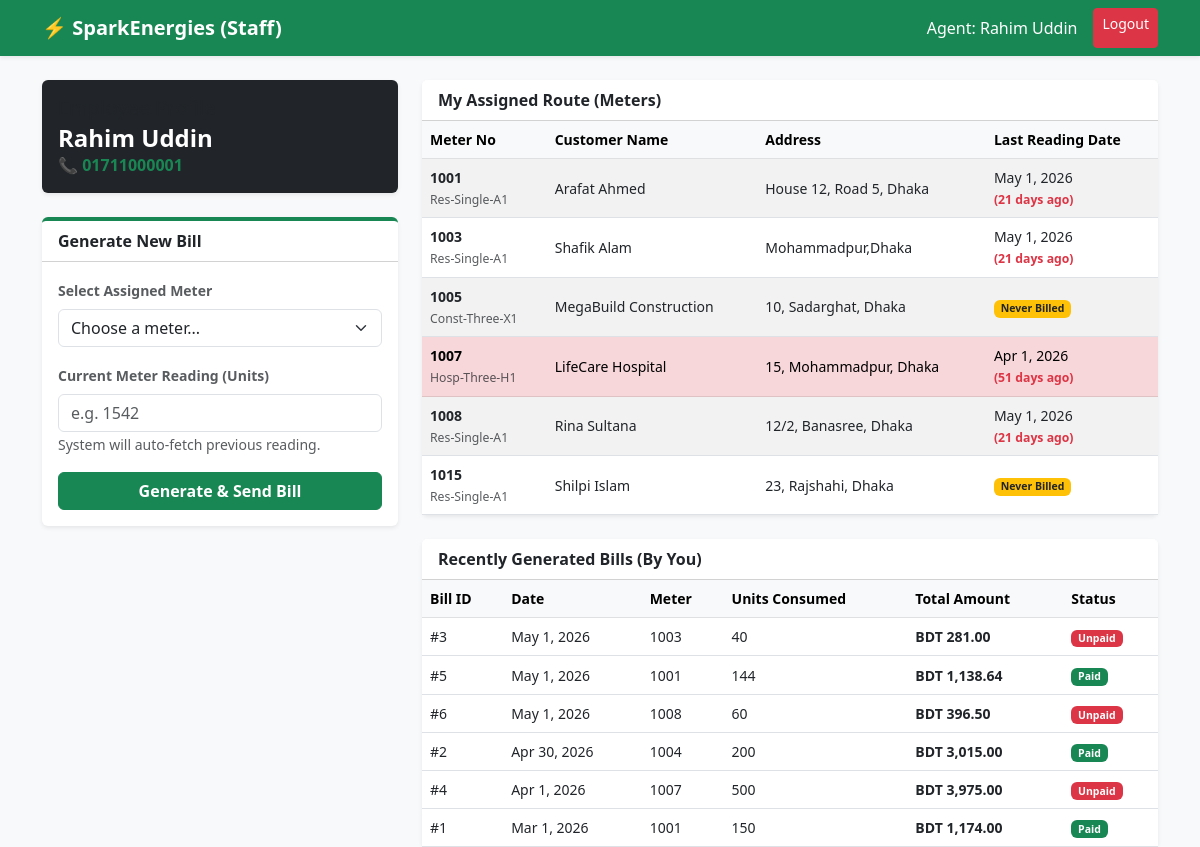
Page /employee_dashboard.php (signed in) on the committed database.
### tables this page shows
CREATE TABLE `employee` (
  `Employee_id` int(11) NOT NULL,
  `Name` varchar(100) NOT NULL,
  `Phone` varchar(20) NOT NULL,
  `Password` varchar(255) NOT NULL
);

CREATE TABLE `meter` (
  `Meter_no` int(11) NOT NULL,
  `Model_name` varchar(50) DEFAULT NULL,
  `Meter_status` varchar(20) DEFAULT 'Available',
  `Customer_id` int(11) DEFAULT NULL,
  `Employee_id` int(11) DEFAULT NULL
);

CREATE TABLE `customer` (
  `Customer_id` int(11) NOT NULL,
  `Name` varchar(100) NOT NULL,
  `Phone` varchar(20) NOT NULL,
  `Email` varchar(100) NOT NULL,
  `Password` varchar(255) NOT NULL,
  `Address` varchar(255) NOT NULL,
  `Installation_date` date DEFAULT NULL,
  `Customer_type` varchar(50) NOT NULL,
  `Balance` decimal(10,2) DEFAULT 0.00
);

CREATE TABLE `bill` (
  `Bill_id` int(11) NOT NULL,
  `Meter_no` int(11) DEFAULT NULL,
  `Employee_id` int(11) DEFAULT NULL,
  `Date` date NOT NULL,
  `Prev_reading` int(11) NOT NULL,
  `Current_reading` int(11) NOT NULL,
  `Consumed_unit` int(11) NOT NULL,
  `Unit_cost` decimal(10,2) NOT NULL,
  `VAT_amount` decimal(10,2) NOT NULL,
  `Demand_charge` decimal(10,2) NOT NULL,
  `Total_amount` decimal(10,2) NOT NULL,
  `Paid_status` varchar(20) DEFAULT 'Unpaid'
);

### src/employee_dashboard.php (the view, shortened to what this page needs)
<?php
require 'db.php';
$emp_id = $_SESSION['user_id'];
$stmt = $conn->prepare("SELECT Name, Phone FROM employee WHERE Employee_id = ?");
$stmt->bind_param("i", $emp_id);
$stmt->execute();
$employee = $stmt->get_result()->fetch_assoc();
$assigned_meters = $conn->query("
    SELECT m.Meter_no, m.Model_name, c.Name as Customer_Name, c.Address,
           COALESCE(MAX(b.Date), 'Never') as Last_Reading_Date
    FROM meter m
    JOIN customer c ON m.Customer_id = c.Customer_id
    LEFT JOIN bill b ON m.Meter_no = b.Meter_no
    WHERE m.Employee_id = $emp_id
    GROUP BY m.Meter_no
");
$generated_bills = $conn->query("SELECT * FROM bill WHERE Employee_id = $emp_id ORDER BY Date DESC LIMIT 15");
$assigned_meters->data_seek(0);
?>
<!DOCTYPE html>
<html lang="en">
<head>
    <link href="https://cdn.jsdelivr.net/npm/bootstrap@5.3.0/dist/css/bootstrap.min.css" rel="stylesheet">
</head>
<body class="bg-light">
<nav class="navbar navbar-expand-lg navbar-dark bg-success shadow-sm mb-4">
    <div class="container">
        <a class="navbar-brand fw-bold" href="#">⚡ SparkEnergies (Staff)</a>
        <div class="d-flex">
            <span class="navbar-text text-white me-3">Agent: <?php echo $employee['Name']; ?></span>
            <a href="logout.php" class="btn btn-sm btn-danger">Logout</a>
        </div>
    </div>
</nav>
<div class="container">
    <div class="row">
        <div class="col-md-4">
            <div class="card shadow-sm border-0 mb-4 bg-dark text-white p-3">
                <h5 class="text-muted mb-1">Employee Profile</h5>
                <h4 class="fw-bold mb-0"><?php echo $employee['Name']; ?></h4>
                <p class="mb-0 text-success fw-bold">📞 <?php echo $employee['Phone']; ?></p>
            </div>
            <div class="card shadow-sm border-0 mb-4 border-success border-top border-4">
                <div class="card-header bg-white fw-bold">Generate New Bill</div>
                <div class="card-body">
                    <?php if($assigned_meters->num_rows > 0): ?>
                        <form method="POST">
                            <div class="mb-3">
                                <label class="form-label fw-bold small text-muted">Select Assigned Meter</label>
                                <select name="meter_no" class="form-select" required>
                                    <option value="">Choose a meter...</option>
                                </select>
                            </div>
                            <div class="mb-3">
                                <label class="form-label fw-bold small text-muted">Current Meter Reading (Units)</label>
                                <input type="number" name="current_reading" class="form-control" placeholder="e.g. 1542" required>
                                <small class="text-muted text-warning">System will auto-fetch previous reading.</small>
                            </div>
                            <button type="submit" name="generate_bill" class="btn btn-success w-100 fw-bold">Generate & Send Bill</button>
                        </form>
                    <?php else: ?>
                        <div class="alert alert-warning mb-0">No active meters assigned to your route.</div>
                    <?php endif; ?>
                </div>
            </div>
        </div>
        <div class="col-md-8">
            <div class="card shadow-sm border-0 mb-4">
                <div class="card-header bg-white fw-bold">My Assigned Route (Meters)</div>
                <div class="card-body p-0">
                    <table class="table table-striped mb-0 align-middle small">
                        <thead class="table-light">
                            <tr>
                                <th>Meter No</th>
                                <th>Customer Name</th>
                                <th>Address</th>
                                <th>Last Reading Date</th>
                            </tr>
                        </thead>
                        <tbody>
                            <?php
                            $assigned_meters->data_seek(0);
                            while($m = $assigned_meters->fetch_assoc()):
                                $days_passed = "N/A";
                                $row_class = "";
                                if($m['Last_Reading_Date'] != 'Never') {
                                    $last_date_ts = strtotime($m['Last_Reading_Date']);
                                    $today_ts = time();
                                    $diff = $today_ts - $last_date_ts;
                                    $days_passed = floor($diff / (60 * 60 * 24));
                                    if ($days_passed >= 28) {
                                        $row_class = "table-danger";
                                    }
                                }
                            ?>
                            <tr class="<?php echo $row_class; ?>">
                                <td><strong><?php echo $m['Meter_no']; ?></strong><br><small class="text-muted"><?php echo $m['Model_name']; ?></small></td>
                                <td><?php echo $m['Customer_Name']; ?></td>
                                <td><?php echo $m['Address']; ?></td>
                                <td>
                                    <?php if($m['Last_Reading_Date'] == 'Never'): ?>
                                        <span class="badge bg-warning text-dark">Never Billed</span>
                                    <?php else: ?>
                                        <?php echo date("M j, Y", strtotime($m['Last_Reading_Date'])); ?>
                                        <br><small class="fw-bold text-danger">(<?php echo $days_passed; ?> days ago)</small>
                                    <?php endif; ?>
                                </td>
                            </tr>
                            <?php endwhile; ?>
                        </tbody>
                    </table>
                </div>
            </div>
            <div class="card shadow-sm border-0">
                <div class="card-header bg-white fw-bold">Recently Generated Bills (By You)</div>
                <div class="card-body p-0">
                    <table class="table table-hover mb-0 align-middle small">
                        <thead class="table-light">
                            <tr>
                                <th>Bill ID</th>
                                <th>Date</th>
                                <th>Meter</th>
                                <th>Units Consumed</th>
                                <th>Total Amount</th>
                                <th>Status</th>
                            </tr>
                        </thead>
                        <tbody>
                            <?php while($b = $generated_bills->fetch_assoc()): ?>
                            <tr>
                                <td>#<?php echo $b['Bill_id']; ?></td>
                                <td><?php echo date("M j, Y", strtotime($b['Date'])); ?></td>
                                <td><?php echo $b['Meter_no']; ?></td>
                                <td><?php echo $b['Consumed_unit']; ?></td>
                                <td><strong>BDT <?php echo number_format($b['Total_amount'], 2); ?></strong></td>
                                <td>
                                    <?php if($b['Paid_status'] == 'Paid'): ?>
                                        <span class="badge bg-success">Paid</span>
                                    <?php else: ?>
                                        <span class="badge bg-danger">Unpaid</span>
                                    <?php endif; ?>
                                </td>
                            </tr>
                            <?php endwhile; ?>
                        </tbody>
                    </table>
                </div>
            </div>
        </div>
    </div>
</div>
</body>
</html>

### rows in the picture
employee: Name "Rahim Uddin", Phone "01711000001"
meter: Meter_no "1001", Model_name "Res-Single-A1", Customer.Name "Arafat Ahmed", Customer.Address "House 12, Road 5, Dhaka", Last_Reading_Date "May 1, 2026", days_passed "21"
meter: Meter_no "1003", Model_name "Res-Single-A1", Customer.Name "Shafik Alam", Customer.Address "Mohammadpur,Dhaka", Last_Reading_Date "May 1, 2026", days_passed "21"
meter: Meter_no "1005", Model_name "Const-Three-X1", Customer.Name "MegaBuild Construction", Customer.Address "10, Sadarghat, Dhaka", shows "Never Billed"
meter: Meter_no "1007", Model_name "Hosp-Three-H1", Customer.Name "LifeCare Hospital", Customer.Address "15, Mohammadpur, Dhaka", Last_Reading_Date "Apr 1, 2026", days_passed "51"
meter: Meter_no "1008", Model_name "Res-Single-A1", Customer.Name "Rina Sultana", Customer.Address "12/2, Banasree, Dhaka", Last_Reading_Date "May 1, 2026", days_passed "21"
meter: Meter_no "1015", Model_name "Res-Single-A1", Customer.Name "Shilpi Islam", Customer.Address "23, Rajshahi, Dhaka", shows "Never Billed"
bill: Bill_id "3", Date "May 1, 2026", Meter_no "1003", Consumed_unit "40", Total_amount "281.00", Paid_status "Unpaid"
bill: Bill_id "5", Date "May 1, 2026", Meter_no "1001", Consumed_unit "144", Total_amount "1,138.64", Paid_status "Paid"
bill: Bill_id "6", Date "May 1, 2026", Meter_no "1008", Consumed_unit "60", Total_amount "396.50", Paid_status "Unpaid"
bill: Bill_id "2", Date "Apr 30, 2026", Meter_no "1004", Consumed_unit "200", Total_amount "3,015.00", Paid_status "Paid"
bill: Bill_id "4", Date "Apr 1, 2026", Meter_no "1007", Consumed_unit "500", Total_amount "3,975.00", Paid_status "Unpaid"
bill: Bill_id "1", Date "Mar 1, 2026", Meter_no "1001", Consumed_unit "150", Total_amount "1,174.00", Paid_status "Paid"
